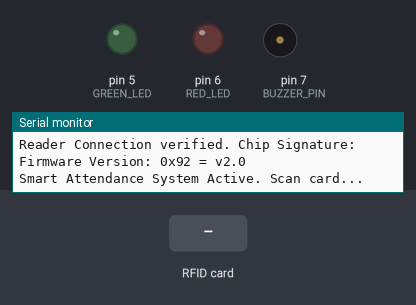
This sketch was run on a simulated Arduino Uno, built with avr-gcc and run on an emulated ATmega328P. Shown: output pins drawn as LEDs (lit = HIGH), buzzer (waves = sounding, pin HIGH), the last lines printed to the serial monitor. The test bench sets the inputs (shaded band). Pins used as bus, display or sensor lines are not drawn.

Above: at 1.3 s.
1.4 s: RFID card 5E 7A 19 C4 held to the reader
At 1.55 s:
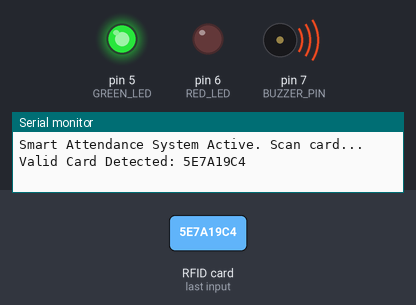
3.2 s: RFID card 5E 7A 19 C4 held to the reader
At 3.6 s:
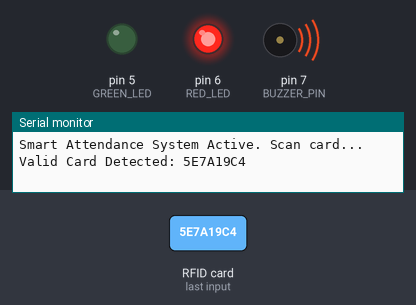
Timing chart, 0 to 6.2 s (numbered marks = the images above; inputs shaded):
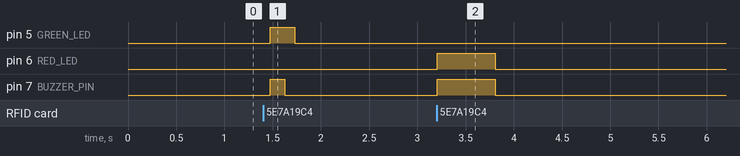

Measured:
- after the input at 1.4 s, pin 5 (GREEN_LED): LOW → HIGH after 0.08 s, → LOW 0.25 s later; pin 7 (BUZZER_PIN): LOW → HIGH after 0.08 s, → LOW 0.15 s later
- after the input at 3.2 s, pin 6 (RED_LED), pin 7 (BUZZER_PIN): LOW → HIGH at once, → LOW 0.60 s later

The sketch:

initial_test.ino
```cpp
#include <SPI.h>
#include <MFRC522.h>
#include <SoftwareSerial.h>

// --- Pin Configurations ---
#define RST_PIN         9
#define SS_PIN          10
#define RX_PIN          2  // Connects to HC-05 TXD
#define TX_PIN          3  // Connects to HC-05 RXD (via voltage divider)
#define GREEN_LED       5
#define RED_LED         6
#define BUZZER_PIN      7

// --- Initialize Modules ---
MFRC522 mfrc522(SS_PIN, RST_PIN);
SoftwareSerial Bluetooth(RX_PIN, TX_PIN);

// --- State Variables ---
String lastScannedUID = "";
unsigned long lastScanTime = 0;
const unsigned long debounceDelay = 8000; // 8 seconds cooldown for the same card

void setup() {
  // Initialize PC Serial Monitor
  Serial.begin(9600);

  // Explicitly configure hardware control lines
  pinMode(RST_PIN, OUTPUT);
  pinMode(GREEN_LED, OUTPUT);
  pinMode(RED_LED, OUTPUT);
  pinMode(BUZZER_PIN, OUTPUT);

  // Perform a clean physical hardware toggle on the reader chip
  digitalWrite(RST_PIN, LOW);
  delay(20);
  digitalWrite(RST_PIN, HIGH);
  delay(20);

  // Initialize High-Speed SPI Bus & RFID
  SPI.begin();
  mfrc522.PCD_Init();

  // Log the chip communication state
  Serial.print("Reader Connection verified. Chip Signature: ");
  mfrc522.PCD_DumpVersionToSerial();

  // Initialize Bluetooth module and immediately put its listener to sleep
  Bluetooth.begin(9600);
  Bluetooth.stopListening();

  Serial.println("Smart Attendance System Active. Scan card...");
}

void loop() {
  // 1. Clear duplicate-scan cache after window cooldown expires
  if (millis() - lastScanTime > debounceDelay) {
    lastScannedUID = "";
  }

  // 2. Poll for physical cards present on the antenna field
  if ( ! mfrc522.PICC_IsNewCardPresent() || ! mfrc522.PICC_ReadCardSerial()) {
    return;
  }

  // 3. Extract card serial bytes into a hex string format
  String currentUID = "";
  for (byte i = 0; i < mfrc522.uid.size; i++) {
    currentUID += String(mfrc522.uid.uidByte[i] < 0x10 ? "0" : "");
    currentUID += String(mfrc522.uid.uidByte[i], HEX);
  }
  currentUID.toUpperCase();

  // 4. Process identity state and fire visual feedback
  if (currentUID == lastScannedUID) {
    triggerError();
    Serial.println("Duplicate Scan Prevented: " + currentUID);
  } else {
    lastScannedUID = currentUID;
    lastScanTime = millis();

    Serial.println("Valid Card Detected: " + currentUID);

    // Wake up the SoftwareSerial register to broadcast the data string safely
    Bluetooth.listen();
    delay(10); // Let the serial registry stabilize
    Bluetooth.println(currentUID);
    delay(50); // Ensure the full buffer pipeline clears out
    Bluetooth.stopListening(); // Suspend interrupts so SPI can listen smoothly again

    triggerSuccess();
  }

  // 5. Safely drop communication state with the card
  mfrc522.PICC_HaltA();
}

// --- Visual and Audio Indication Modules ---
void triggerSuccess() {
  digitalWrite(GREEN_LED, HIGH);
  digitalWrite(BUZZER_PIN, HIGH);
  delay(150);
  digitalWrite(BUZZER_PIN, LOW);
  delay(100);
  digitalWrite(GREEN_LED, LOW);
}

void triggerError() {
  digitalWrite(RED_LED, HIGH);
  digitalWrite(BUZZER_PIN, HIGH);
  delay(600);
  digitalWrite(BUZZER_PIN, LOW);
  digitalWrite(RED_LED, LOW);
}
```
